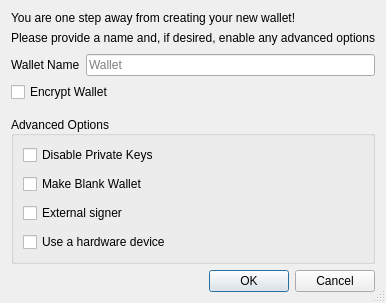
<?xml version="1.0" encoding="UTF-8"?>
<ui version="4.0">
 <class>CreateWalletDialog</class>
 <widget class="QDialog" name="CreateWalletDialog">
  <property name="geometry">
   <rect>
    <x>0</x>
    <y>0</y>
    <width>371</width>
    <height>298</height>
   </rect>
  </property>
  <property name="windowTitle">
   <string>Create Wallet</string>
  </property>
  <property name="sizeGripEnabled">
   <bool>true</bool>
  </property>
  <layout class="QVBoxLayout" name="verticalLayout">
   <item>
    <widget class="QLabel" name="label_description">
     <property name="sizePolicy">
      <sizepolicy hsizetype="Preferred" vsizetype="Preferred">
       <horstretch>0</horstretch>
       <verstretch>0</verstretch>
      </sizepolicy>
     </property>
     <property name="text">
      <string>You are one step away from creating your new wallet!</string>
     </property>
     <property name="alignment">
      <set>Qt::AlignLeading|Qt::AlignLeft|Qt::AlignVCenter</set>
     </property>
     <property name="wordWrap">
      <bool>false</bool>
     </property>
    </widget>
   </item>
   <item>
    <widget class="QLabel" name="label_subdescription">
     <property name="text">
      <string>Please provide a name and, if desired, enable any advanced options</string>
     </property>
    </widget>
   </item>
   <item>
    <spacer name="verticalSpacer">
     <property name="orientation">
      <enum>Qt::Vertical</enum>
     </property>
     <property name="sizeType">
      <enum>QSizePolicy::Fixed</enum>
     </property>
     <property name="sizeHint" stdset="0">
      <size>
       <width>20</width>
       <height>3</height>
      </size>
     </property>
    </spacer>
   </item>
   <item>
    <layout class="QHBoxLayout" name="horizontalLayout">
     <item>
      <widget class="QLabel" name="wallet_name_label">
       <property name="text">
        <string>Wallet Name</string>
       </property>
      </widget>
     </item>
     <item>
      <widget class="QLineEdit" name="wallet_name_line_edit">
       <property name="minimumSize">
        <size>
         <width>262</width>
         <height>0</height>
        </size>
       </property>
       <property name="placeholderText">
        <string>Wallet</string>
       </property>
      </widget>
     </item>
    </layout>
   </item>
   <item>
    <widget class="QCheckBox" name="encrypt_wallet_checkbox">
     <property name="toolTip">
      <string>Encrypt the wallet. The wallet will be encrypted with a passphrase of your choice.</string>
     </property>
     <property name="text">
      <string>Encrypt Wallet</string>
     </property>
     <property name="checked">
      <bool>false</bool>
     </property>
    </widget>
   </item>
   <item>
    <spacer name="verticalSpacer_1">
     <property name="orientation">
      <enum>Qt::Vertical</enum>
     </property>
     <property name="sizeType">
      <enum>QSizePolicy::Fixed</enum>
     </property>
     <property name="sizeHint" stdset="0">
      <size>
       <width>20</width>
       <height>8</height>
      </size>
     </property>
    </spacer>
   </item>
   <item>
    <widget class="QGroupBox" name="groupBox">
     <property name="title">
      <string>Advanced Options</string>
     </property>
     <property name="alignment">
      <set>Qt::AlignLeading|Qt::AlignLeft|Qt::AlignVCenter</set>
     </property>
     <property name="flat">
      <bool>false</bool>
     </property>
     <property name="checkable">
      <bool>false</bool>
     </property>
     <layout class="QVBoxLayout" name="verticalLayout_groupbox">
      <property name="spacing">
       <number>9</number>
      </property>
      <item>
       <widget class="QCheckBox" name="disable_privkeys_checkbox">
        <property name="enabled">
         <bool>true</bool>
        </property>
        <property name="toolTip">
         <string>Disable private keys for this wallet. Wallets with private keys disabled will have no private keys and cannot have an HD seed or imported private keys. This is ideal for watch-only wallets.</string>
        </property>
        <property name="text">
         <string>Disable Private Keys</string>
        </property>
       </widget>
      </item>
      <item>
       <widget class="QCheckBox" name="blank_wallet_checkbox">
        <property name="toolTip">
         <string>Make a blank wallet. Blank wallets do not initially have private keys or scripts. Private keys and addresses can be imported, or an HD seed can be set, at a later time.</string>
        </property>
        <property name="text">
         <string>Make Blank Wallet</string>
        </property>
       </widget>
      </item>
      <item>
       <widget class="QCheckBox" name="external_signer_checkbox">
        <property name="toolTip">
         <string>Use an external signing device such as a hardware wallet. Configure the external signer script in wallet preferences first.</string>
        </property>
        <property name="text">
         <string>External signer</string>
        </property>
       </widget>
      </item>
      <item>
       <widget class="QCheckBox" name="hardware_wallet_checkbox">
        <property name="toolTip">
         <string>Make a blank wallet. Blank wallets do not initially have private keys or scripts. Private keys and addresses can be imported, or an HD seed can be set, at a later time.</string>
        </property>
        <property name="text">
         <string>Use a hardware device</string>
        </property>
       </widget>
      </item>
     </layout>
    </widget>
   </item>
   <item>
    <spacer name="verticalSpacer_2">
     <property name="orientation">
      <enum>Qt::Vertical</enum>
     </property>
     <property name="sizeHint" stdset="0">
      <size>
       <width>20</width>
       <height>0</height>
      </size>
     </property>
    </spacer>
   </item>
   <item>
    <widget class="QDialogButtonBox" name="buttonBox">
     <property name="orientation">
      <enum>Qt::Horizontal</enum>
     </property>
     <property name="standardButtons">
      <set>QDialogButtonBox::Cancel|QDialogButtonBox::Ok</set>
     </property>
    </widget>
   </item>
  </layout>
 </widget>
 <tabstops>
  <tabstop>wallet_name_line_edit</tabstop>
  <tabstop>encrypt_wallet_checkbox</tabstop>
  <tabstop>disable_privkeys_checkbox</tabstop>
  <tabstop>blank_wallet_checkbox</tabstop>
  <tabstop>external_signer_checkbox</tabstop>
 </tabstops>
 <resources/>
 <connections>
  <connection>
   <sender>buttonBox</sender>
   <signal>accepted()</signal>
   <receiver>CreateWalletDialog</receiver>
   <slot>accept()</slot>
   <hints>
    <hint type="sourcelabel">
     <x>248</x>
     <y>254</y>
    </hint>
    <hint type="destinationlabel">
     <x>157</x>
     <y>274</y>
    </hint>
   </hints>
  </connection>
  <connection>
   <sender>buttonBox</sender>
   <signal>rejected()</signal>
   <receiver>CreateWalletDialog</receiver>
   <slot>reject()</slot>
   <hints>
    <hint type="sourcelabel">
     <x>316</x>
     <y>260</y>
    </hint>
    <hint type="destinationlabel">
     <x>286</x>
     <y>274</y>
    </hint>
   </hints>
  </connection>
 </connections>
</ui>
